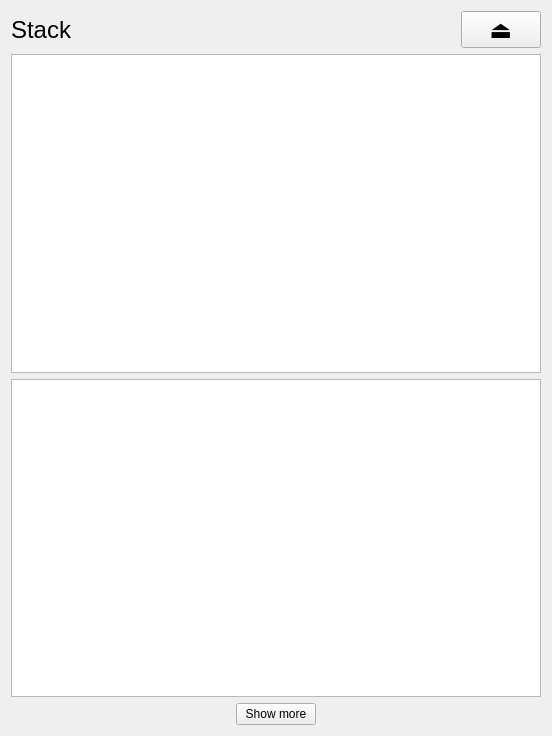
<?xml version="1.0" encoding="UTF-8"?>
<ui version="4.0">
 <class>Stack</class>
 <widget class="QWidget" name="Stack">
  <property name="geometry">
   <rect>
    <x>0</x>
    <y>0</y>
    <width>548</width>
    <height>736</height>
   </rect>
  </property>
  <property name="windowTitle">
   <string>Form</string>
  </property>
  <layout class="QVBoxLayout" name="verticalLayout">
   <item>
    <layout class="QHBoxLayout" name="horizontalLayout_title">
     <item>
      <widget class="QLabel" name="labe_title">
       <property name="font">
        <font>
         <pointsize>18</pointsize>
        </font>
       </property>
       <property name="text">
        <string>Stack</string>
       </property>
      </widget>
     </item>
     <item>
      <spacer name="horizontalSpacer_title">
       <property name="orientation">
        <enum>Qt::Horizontal</enum>
       </property>
       <property name="sizeHint" stdset="0">
        <size>
         <width>40</width>
         <height>20</height>
        </size>
       </property>
      </spacer>
     </item>
     <item>
      <widget class="QPushButton" name="pushButton_dock">
       <property name="font">
        <font>
         <pointsize>18</pointsize>
        </font>
       </property>
       <property name="text">
        <string>⏏</string>
       </property>
      </widget>
     </item>
    </layout>
   </item>
   <item>
    <widget class="QListWidget" name="listWidget_stack">
     <property name="minimumSize">
      <size>
       <width>530</width>
       <height>0</height>
      </size>
     </property>
     <property name="font">
      <font>
       <pointsize>11</pointsize>
      </font>
     </property>
     <property name="editTriggers">
      <set>QAbstractItemView::NoEditTriggers</set>
     </property>
     <property name="defaultDropAction">
      <enum>Qt::IgnoreAction</enum>
     </property>
     <property name="selectionMode">
      <enum>QAbstractItemView::NoSelection</enum>
     </property>
     <property name="textElideMode">
      <enum>Qt::ElideLeft</enum>
     </property>
    </widget>
   </item>
   <item>
    <widget class="QListWidget" name="listWidget_entireStack">
     <property name="minimumSize">
      <size>
       <width>530</width>
       <height>0</height>
      </size>
     </property>
     <property name="font">
      <font>
       <pointsize>11</pointsize>
      </font>
     </property>
     <property name="editTriggers">
      <set>QAbstractItemView::NoEditTriggers</set>
     </property>
     <property name="defaultDropAction">
      <enum>Qt::IgnoreAction</enum>
     </property>
     <property name="selectionMode">
      <enum>QAbstractItemView::NoSelection</enum>
     </property>
     <property name="textElideMode">
      <enum>Qt::ElideLeft</enum>
     </property>
    </widget>
   </item>
   <item>
    <layout class="QHBoxLayout" name="horizontalLayout_expand">
     <item>
      <spacer name="horizontalSpacer_expand_left">
       <property name="orientation">
        <enum>Qt::Horizontal</enum>
       </property>
       <property name="sizeHint" stdset="0">
        <size>
         <width>40</width>
         <height>20</height>
        </size>
       </property>
      </spacer>
     </item>
     <item>
      <widget class="QPushButton" name="pushButton_expand">
       <property name="text">
        <string>Show more</string>
       </property>
      </widget>
     </item>
     <item>
      <spacer name="horizontalSpacer_collapse_right">
       <property name="orientation">
        <enum>Qt::Horizontal</enum>
       </property>
       <property name="sizeHint" stdset="0">
        <size>
         <width>40</width>
         <height>20</height>
        </size>
       </property>
      </spacer>
     </item>
    </layout>
   </item>
  </layout>
 </widget>
 <resources/>
 <connections/>
</ui>
